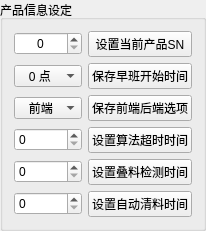
    <widget class="QGroupBox" name="groupBox_9">
     <property name="title">
      <string>产品信息设定</string>
     </property>
     <layout class="QGridLayout" name="gridLayout_16">
      <item row="2" column="0">
       <widget class="QComboBox" name="comboBox_choose_front">
        <property name="layoutDirection">
         <enum>Qt::LeftToRight</enum>
        </property>
        <property name="currentIndex">
         <number>0</number>
        </property>
        <property name="sizeAdjustPolicy">
         <enum>QComboBox::AdjustToContents</enum>
        </property>
        <item>
         <property name="text">
          <string>   前端</string>
         </property>
        </item>
        <item>
         <property name="text">
          <string>   后端</string>
         </property>
        </item>
       </widget>
      </item>
      <item row="1" column="1">
       <widget class="QPushButton" name="pushButton_work_time_start">
        <property name="text">
         <string>保存早班开始时间</string>
        </property>
       </widget>
      </item>
      <item row="0" column="1">
       <widget class="QPushButton" name="pushButton_pro_sn">
        <property name="text">
         <string>设置当前产品SN</string>
        </property>
       </widget>
      </item>
      <item row="0" column="0">
       <widget class="QSpinBox" name="spinBox_pro_sn">
        <property name="alignment">
         <set>Qt::AlignCenter</set>
        </property>
        <property name="maximum">
         <number>99999</number>
        </property>
       </widget>
      </item>
      <item row="3" column="1">
       <widget class="QPushButton" name="pushButton_DvOutTime">
        <property name="text">
         <string>设置算法超时时间</string>
        </property>
       </widget>
      </item>
      <item row="3" column="0">
       <widget class="QSpinBox" name="spinBox_DvOutTime">
        <property name="maximum">
         <number>99999</number>
        </property>
       </widget>
      </item>
      <item row="2" column="1">
       <widget class="QPushButton" name="pushButton_save_choose_front">
        <property name="text">
         <string>保存前端后端选项</string>
        </property>
       </widget>
      </item>
      <item row="4" column="1">
       <widget class="QPushButton" name="pushButton_cgblockOutTime">
        <property name="text">
         <string>设置叠料检测时间</string>
        </property>
       </widget>
      </item>
      <item row="1" column="0">
       <widget class="QComboBox" name="comboBox_work_time_start">
        <property name="layoutDirection">
         <enum>Qt::LeftToRight</enum>
        </property>
        <property name="currentIndex">
         <number>0</number>
        </property>
        <property name="sizeAdjustPolicy">
         <enum>QComboBox::AdjustToContents</enum>
        </property>
        <item>
         <property name="text">
          <string>   0 点</string>
         </property>
        </item>
        <item>
         <property name="text">
          <string>   1 点</string>
         </property>
        </item>
        <item>
         <property name="text">
          <string>   2 点</string>
         </property>
        </item>
        <item>
         <property name="text">
          <string>   3 点</string>
         </property>
        </item>
        <item>
         <property name="text">
          <string>   4 点</string>
         </property>
        </item>
        <item>
         <property name="text">
          <string>   5 点</string>
         </property>
        </item>
        <item>
         <property name="text">
          <string>   6 点</string>
         </property>
        </item>
        <item>
         <property name="text">
          <string>   7 点</string>
         </property>
        </item>
        <item>
         <property name="text">
          <string>   8 点</string>
         </property>
        </item>
        <item>
         <property name="text">
          <string>   9 点</string>
         </property>
        </item>
        <item>
         <property name="text">
          <string>   10 点</string>
         </property>
        </item>
        <item>
         <property name="text">
          <string>   11 点</string>
         </property>
        </item>
       </widget>
      </item>
      <item row="4" column="0">
       <widget class="QSpinBox" name="spinBox_cgblock">
        <property name="maximum">
         <number>99999</number>
        </property>
       </widget>
      </item>
      <item row="5" column="0">
       <widget class="QSpinBox" name="spinBox_clear_time"/>
      </item>
      <item row="5" column="1">
       <widget class="QPushButton" name="pushButton_clear_time">
        <property name="text">
         <string>设置自动清料时间</string>
        </property>
       </widget>
      </item>
     </layout>
    </widget>
